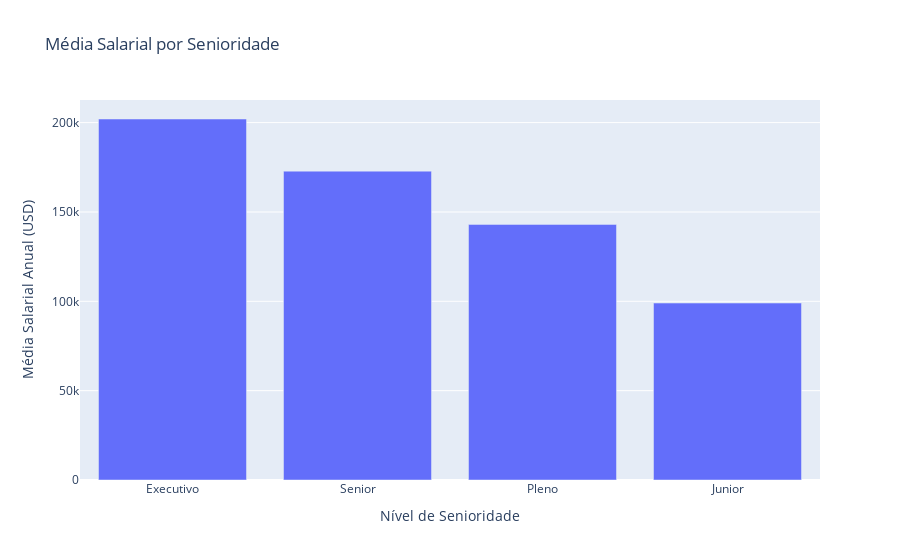

The cell this chart's notebook holds for it:
### Code cell
senioridade_media_salario = df_limpo.groupby('senioridade')['USD'].mean().sort_values(ascending=False).reset_index()

fig = px.bar(senioridade_media_salario,
             x='senioridade',
             y='USD',
             title='Média Salarial por Senioridade',
             labels={'senioridade': 'Nível de Senioridade', 'USD': 'Média Salarial Anual (USD)'})

fig.show()

### Figure 1 — Plotly figure (JSON) as saved in the notebook; plotly's stock layout.template omitted (floating-point values rounded to 4 significant figures)
{"data": [{"hovertemplate": "Nível de Senioridade=%{x}<br>Média Salarial Anual (USD)=%{y}<extra></extra>", "legendgroup": "", "marker": {"color": "#636efa", "pattern": {"shape": ""}}, "name": "", "orientation": "v", "showlegend": false, "textposition": "auto", "type": "bar", "x": ["Executivo", "Senior", "Pleno", "Junior"], "xaxis": "x", "y": [202000.0, 172900.0, 143000.0, 99030.0], "yaxis": "y"}], "layout": {"barmode": "relative", "legend": {"tracegroupgap": 0}, "title": {"text": "Média Salarial por Senioridade"}, "xaxis": {"anchor": "y", "domain": [0, 1], "title": {"text": "Nível de Senioridade"}}, "yaxis": {"anchor": "x", "domain": [0, 1], "title": {"text": "Média Salarial Anual (USD)"}}}}
